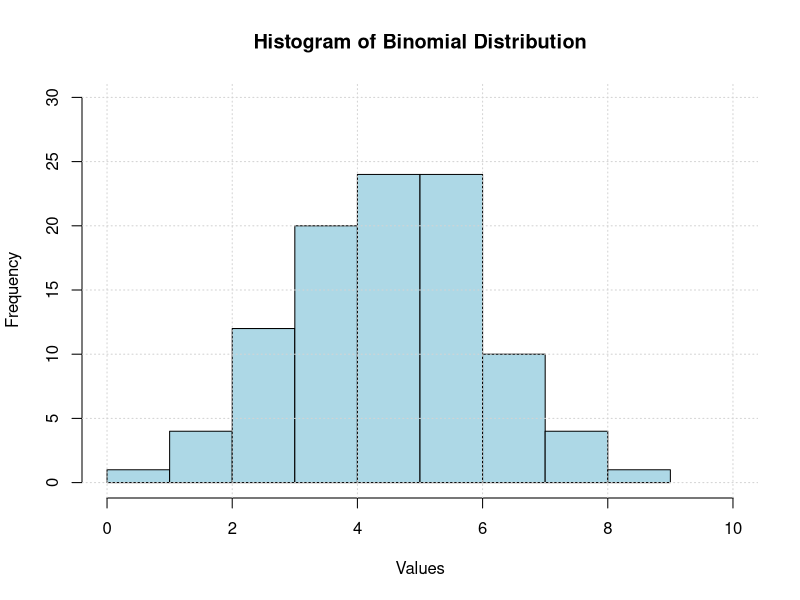
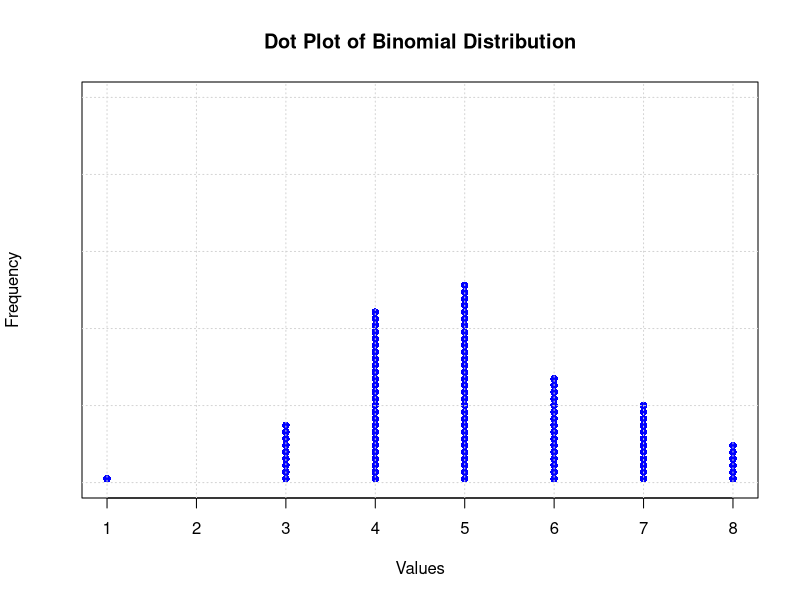
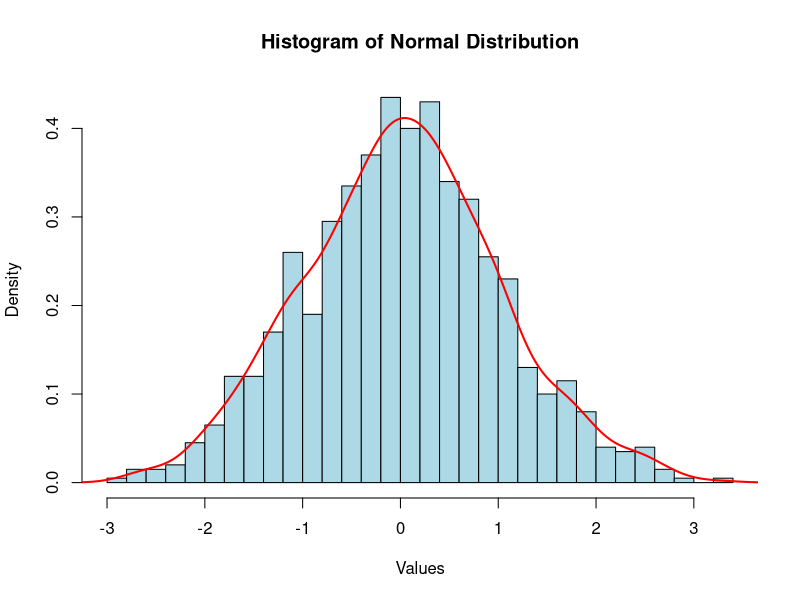
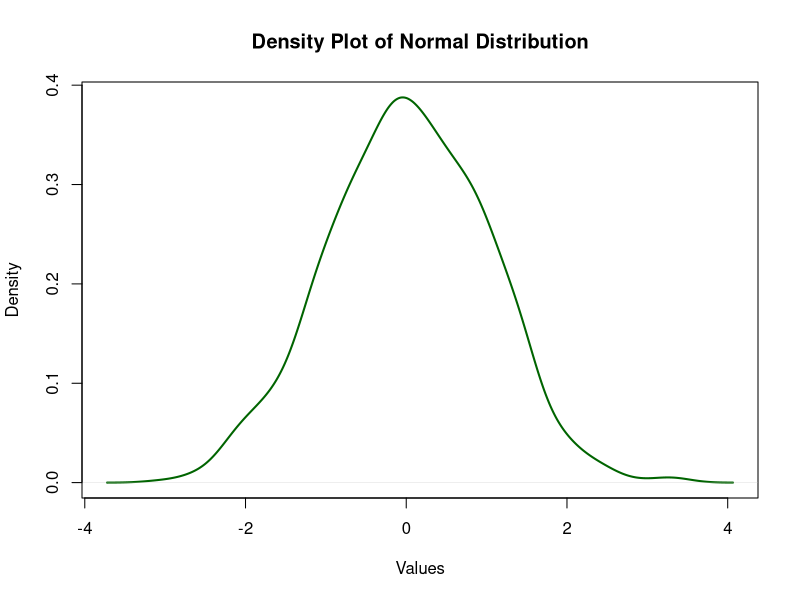
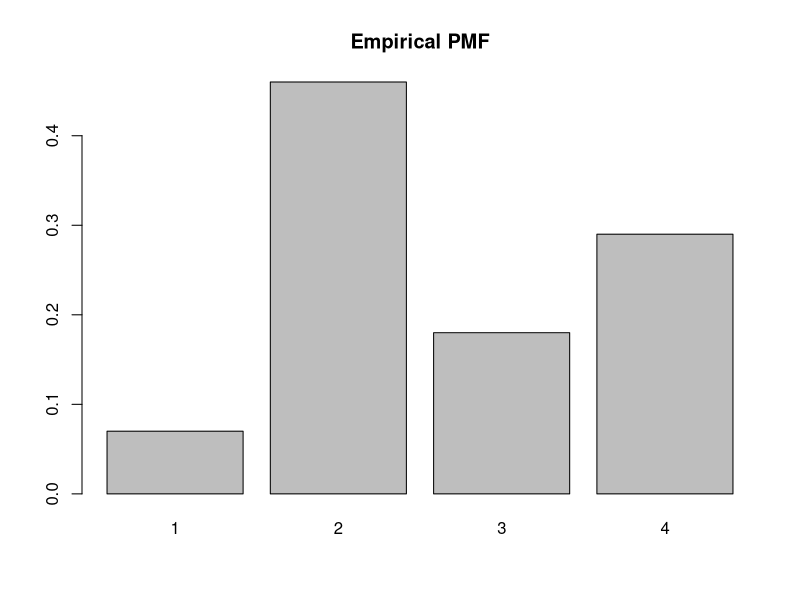
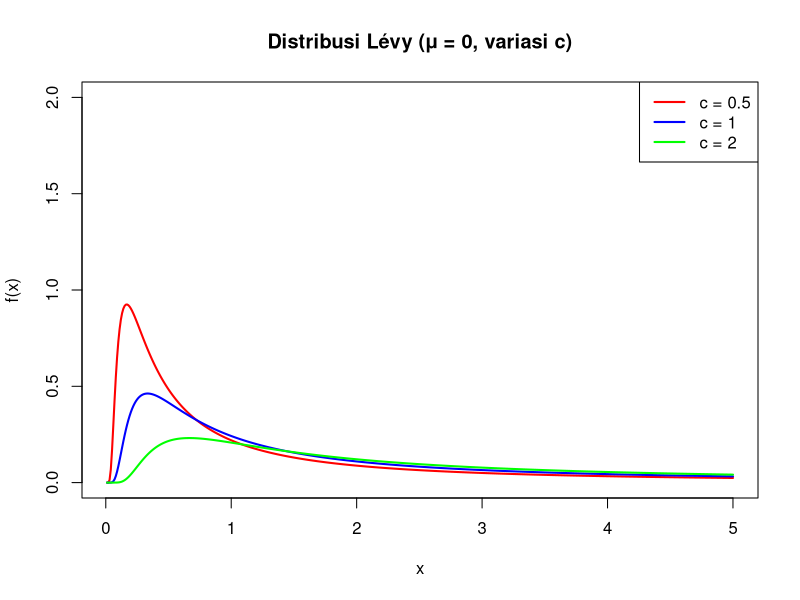
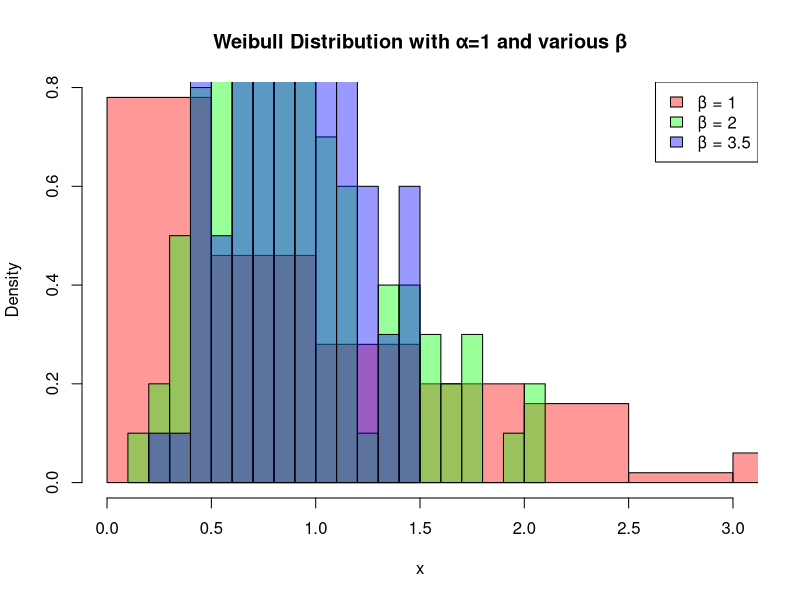

Source code (R) for these figures, in order:
## ---- chunk 1
knitr::opts_chunk$set(echo = TRUE)
## ---- chunk 2
# Rata-rata pesanan per jam (lambda) 
lambda <- 4 

# 1. P(X = 5) 
P_X_5 <- dpois(5, lambda) 
P_X_5

# 2. P(X < 3) 
P_X_less_3 <- ppois(2, lambda) # Ingat bahwa P(X < 3) sama dengan P(X ≤ 2) 
P_X_less_3

# 3. Mencari a dengan P(X < a) = 0.8 (inverse) 
a <- qpois(0.8, lambda) 
a
## ---- chunk 3
# Z-score 90%
z_90 <- qnorm(0.9)
z_90

# Z-score 95%
z_95 <- qnorm(0.95)
z_95

# Z-score 99%
z_99 <- qnorm(0.99)
z_99
## ---- chunk 4
# Chi-Square tabel dengan df = 4 dan alpha = 0.05
chi_tabel = qchisq(0.95, df = 4)
chi_tabel
## ---- chunk 5
# Buat nilai Z dari -3.4 hingga 3.4 dengan interval 0.1
z_values <- seq(-3.4, 3.4, by = 0.1)

# Hitung probabilitas kumulatif untuk setiap nilai Z menggunakan fungsi pnorm
z_table <- data.frame(
  Z = z_values,
  P = pnorm(z_values)
)

# Cetak tabel Z
print(z_table)
## ---- chunk 6
# Set seed for reproducibility
set.seed(123)

# Generate data using binomial distribution
data <- rbinom(100, size = 10, prob = 0.5)

# Create a histogram
hist(data, breaks = 10, col = "lightblue", border = "black",
     main = "Histogram of Binomial Distribution",
     xlab = "Values", ylab = "Frequency",
     xlim = c(0, 10), ylim = c(0, 30))

# Optional: add grid lines for better visualization
grid(nx = NULL, ny = NULL, col = "lightgray", lty = "dotted")

## ---- chunk 7
# Generate data using binomial distribution
data <- rbinom(100, size = 10, prob = 0.5)

# Create a dot plot (stripchart) with ylim starting from 0
stripchart(data, method = "stack", pch = 16, col = "blue", 
           main = "Dot Plot of Binomial Distribution", 
           xlab = "Values", ylab = "Frequency", 
           ylim = c(0, 100))

# Optional: add grid lines for better visualization
grid(nx = NULL, ny = NULL, col = "lightgray", lty = "dotted")

## ---- chunk 8
# Generate random normal data
data <- rnorm(1000, mean = 0, sd = 1)

# Plot histogram
hist(data, 
     breaks = 30,  # Number of bins
     col = "lightblue",  # Color of bars
     main = "Histogram of Normal Distribution",
     xlab = "Values",
     probability = TRUE)  # Use probability density instead of frequency

# Add a density curve to the histogram
lines(density(data), col = "red", lwd = 2)

## ---- chunk 9
# Generate random normal data
data <- rnorm(1000, mean = 0, sd = 1)

# Plot density
plot(density(data), 
     main = "Density Plot of Normal Distribution", 
     xlab = "Values", 
     col = "darkgreen", 
     lwd = 2)

## ---- chunk 10
set.seed(123)
bangkit.eksponensial = function(n, lambda){
  set.seed(123)
  U = runif(n, 0, 1)
  x = -1/lambda*log(1-U)
  return(x)
}
bangkit.eksponensial(10, 4)

## ---- chunk 11
bangkit.eksponensial = function(n, lambda){
  set.seed(123)
  U = runif(n, 0, 1)
  x = -1/lambda*log(1-U)
  return(x)
}
bangkit.eksponensial(10, 4)
## ---- chunk 12
data = bangkit.eksponensial(10, 4)
ks.test(data, 'pexp', 4)
## ---- chunk 13
set.seed(123)
bangkit.diskrit=function(n){
  U=runif(n,0,1)
  x=NULL
  
  for(i in 1:n){
    if(U[i]<=0.1){
      x[i]=1
    }
    else if(U[i]>0.1 && U[i]<=0.5){
      x[i]=2
    }
    else if(U[i]>0.5 && U[i]<=0.7){
      x[i]=3
    }
    else{
      x[i]=4
    }
  }
  return(x)
}

data = bangkit.diskrit(100)
data

## ---- chunk 14
barplot(prop.table(table(data)), main = "Empirical PMF")
## ---- chunk 15

# Distribusi Levy
levy_pdf <- function(x, c, mu=0) {
  ifelse(x > mu,
         sqrt(c / (2 * pi)) * exp(-c / (2 * (x - mu))) / ((x - mu)^(3/2)),
         0)
}

# Buat vektor x
x <- seq(0.01, 5, length.out = 500)

# Tiga variasi c
c_values <- c(0.5, 1, 2)

# Plot
plot(x, levy_pdf(x, c_values[1]), type="l", col="red", lwd=2,
     ylim=c(0,2), xlab="x", ylab="f(x)",
     main="Distribusi Lévy (μ = 0, variasi c)")
lines(x, levy_pdf(x, c_values[2]), col="blue", lwd=2)
lines(x, levy_pdf(x, c_values[3]), col="green", lwd=2)

legend("topright", legend=paste("c =", c_values),
       col=c("red","blue","green"), lwd=2)

## ---- chunk 16

# Fungsi pembangkit random Weibull menggunakan inverse transform
rweibull_custom <- function(n, alpha, beta) {
  U <- runif(n) # uniform(0,1)
  X <- ((-log(1 - U)) / alpha)^(1 / beta)
  return(X)
}

# Jumlah sampel
n <- 100
alpha <- 1
beta_values <- c(1, 2, 3.5)

# Generate data
set.seed(123) # agar hasil reprodusibel
data_list <- lapply(beta_values, function(b) rweibull_custom(n, alpha, b))

# Plot perbandingan distribusi
hist(data_list[[1]], breaks=15, freq=FALSE, col=rgb(1,0,0,0.4),
     xlim=c(0,3), main="Weibull Distribution with α=1 and various β",
     xlab="x", ylab="Density")
hist(data_list[[2]], breaks=15, freq=FALSE, col=rgb(0,1,0,0.4), add=TRUE)
hist(data_list[[3]], breaks=15, freq=FALSE, col=rgb(0,0,1,0.4), add=TRUE)

legend("topright", legend=paste("β =", beta_values),
       fill=c(rgb(1,0,0,0.4), rgb(0,1,0,0.4), rgb(0,0,1,0.4)))
